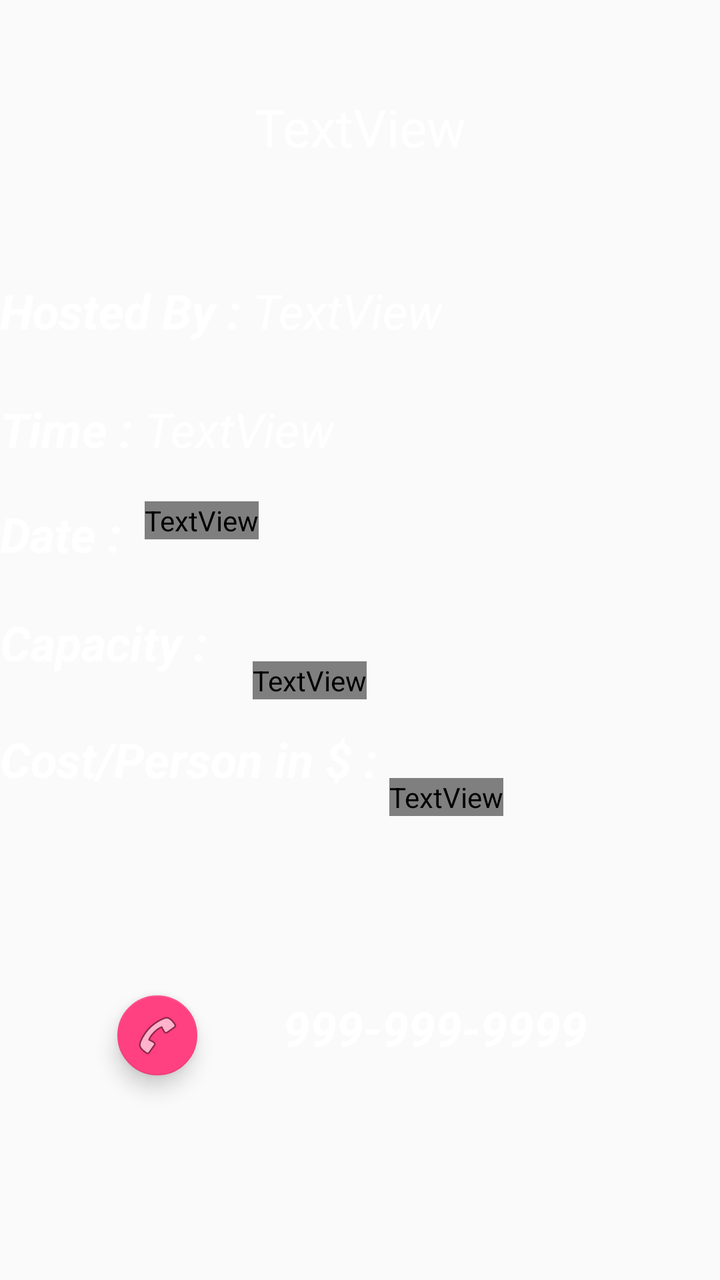
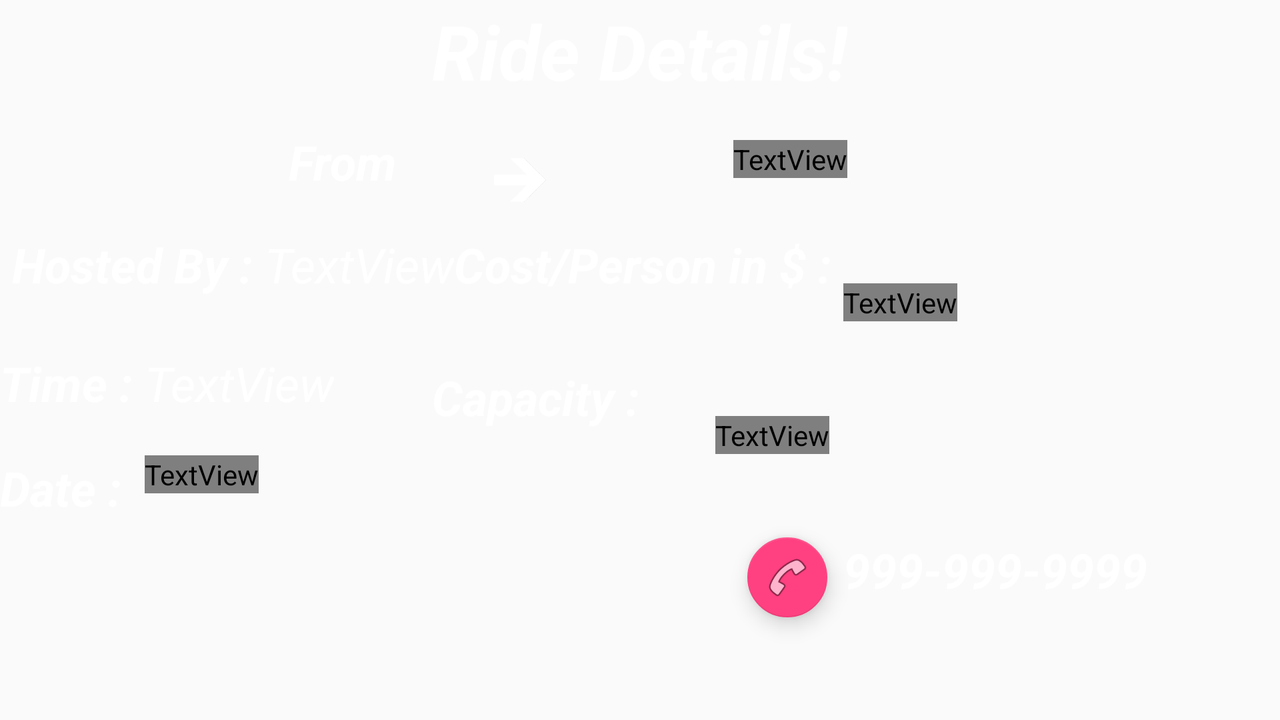

Two renders of one Android screen. The first uses the default layout on a phone; the second uses the alternative layout the repository ships for a different screen configuration, on a matching device. The two XML files are below.
<!-- AndroidManifest.xml: application theme AppTheme -->
<!-- res/layout/detail_layout.xml -->
<?xml version="1.0" encoding="utf-8"?>
<RelativeLayout xmlns:android="http://schemas.android.com/apk/res/android"
    xmlns:app="http://schemas.android.com/apk/res-auto"
    android:background="@drawable/black1_wallpaper"
    android:layout_width="match_parent" android:layout_height="match_parent">


    <TextView
        android:id="@+id/hostedby"
        android:layout_width="wrap_content"
        android:layout_height="wrap_content"
        android:layout_marginTop="139dp"
        android:fontFamily="sans-serif"
        android:text="Hosted By : "
        android:textAlignment="center"
        android:textColor="@android:color/white"
        android:textSize="24sp"
        android:textStyle="bold|italic"
        android:layout_alignParentTop="true"
        android:layout_alignParentStart="true" />

    <TextView
        android:id="@+id/date_header"
        android:layout_width="wrap_content"
        android:layout_height="wrap_content"
        android:layout_alignParentStart="true"
        android:layout_below="@+id/time_header"
        android:layout_marginTop="20dp"
        android:text="Date : "
        android:textColor="@android:color/background_light"
        android:textSize="24sp"
        android:textStyle="bold|italic" />

    <TextView
        android:id="@+id/time_header"
        android:layout_width="wrap_content"
        android:layout_height="wrap_content"
        android:layout_alignStart="@+id/date_header"
        android:layout_below="@+id/hostedby"
        android:layout_marginTop="27dp"
        android:text="Time : "
        android:textColor="@android:color/white"
        android:textSize="24sp"
        android:textStyle="bold|italic" />

    <TextView
        android:id="@+id/cost_header"
        android:layout_width="wrap_content"
        android:layout_height="wrap_content"
        android:layout_marginTop="26dp"
        android:text="Cost/Person in $ : "
        android:textColor="@android:color/background_light"
        android:textSize="24sp"
        android:textStyle="bold|italic"
        android:layout_below="@+id/capacity_header"
        android:layout_alignParentStart="true" />

    <TextView
        android:id="@+id/capacity_header"
        android:layout_width="wrap_content"

        android:layout_height="wrap_content"
        android:text="Capacity : "
        android:textColor="@android:color/background_light"
        android:textSize="24sp"
        android:textStyle="bold|italic"
        android:layout_below="@+id/date_header"
        android:layout_alignParentStart="true"
        android:layout_marginTop="22dp" />

    <TextView
        android:id="@+id/textView"
        android:layout_width="wrap_content"
        android:layout_height="wrap_content"
        android:layout_alignBaseline="@+id/hostedby"
        android:layout_alignBottom="@+id/hostedby"
        android:layout_toEndOf="@+id/hostedby"
        android:text="TextView"
        android:textColor="@android:color/white"
        android:textSize="24sp"
        android:textStyle="italic" />

    <TextView
        android:id="@+id/timedetail"
        android:layout_width="wrap_content"
        android:layout_height="wrap_content"
        android:layout_alignTop="@+id/time_header"
        android:layout_toEndOf="@+id/time_header"
        android:text="TextView"
        android:textColor="@android:color/white"
        android:textSize="24sp"
        android:textStyle="italic" />

    <TextView
        android:id="@+id/datedetail"
        android:layout_width="wrap_content"
        android:layout_height="wrap_content"
        android:layout_alignStart="@+id/timedetail"
        android:layout_alignTop="@+id/date_header"
        android:text="TextView"
        android:textColor="@color/authui_inputTextColor"
        android:textSize="24sp"
        android:textStyle="italic" />

    <TextView
        android:id="@+id/capacitydetail"
        android:layout_width="wrap_content"
        android:layout_height="wrap_content"
        android:text="TextView"
        android:textColor="@color/authui_inputTextColor"
        android:textSize="24sp"
        android:textStyle="italic"
        android:layout_alignBaseline="@+id/capacity_header"
        android:layout_alignBottom="@+id/capacity_header"
        android:layout_toEndOf="@+id/hostedby" />

    <TextView
        android:id="@+id/costdetail"
        android:layout_width="wrap_content"
        android:layout_height="wrap_content"
        android:layout_alignBaseline="@+id/cost_header"
        android:layout_alignBottom="@+id/cost_header"
        android:layout_toEndOf="@+id/cost_header"
        android:text="TextView"
        android:textColor="@color/authui_inputTextColor"
        android:textSize="24sp"
        android:textStyle="italic" />

    <android.support.design.widget.FloatingActionButton
        android:id="@+id/call_button"
        android:layout_width="50dp"
        android:layout_height="100dp"
        android:clickable="true"
        app:fabSize="mini"
        app:srcCompat="@android:drawable/ic_menu_call"
        android:layout_alignTop="@+id/number_header"
        android:layout_alignEnd="@+id/capacity_header"
        android:layout_marginEnd="11dp" />


    <TextView
        android:id="@+id/number_header"
        android:layout_width="200dp"
        android:layout_height="wrap_content"
        android:layout_alignParentBottom="true"
        android:layout_marginBottom="110dp"
        android:layout_marginStart="8dp"
        android:layout_toEndOf="@+id/capacity_header"
        android:layout_toLeftOf="@id/call_button"
        android:text="999-999-9999"
        android:textAlignment="center"
        android:textColor="@android:color/white"
        android:textSize="24sp"
        android:textStyle="bold|italic" />

    <TextView
        android:id="@+id/from_to_header"
        android:layout_width="match_parent"
        android:layout_height="wrap_content"
        android:layout_alignParentEnd="true"
        android:layout_alignParentTop="true"
        android:layout_marginTop="46dp"
        android:text="TextView"
        android:textAlignment="center"
        android:textColor="@android:color/white"
        android:textSize="26sp" />

</RelativeLayout>
<!-- resources referenced by this layout -->
<resources>
  <style name="AppTheme" parent="Theme.AppCompat.Light.NoActionBar">
          
          <item name="colorPrimary">@android:color/black</item>
          <item name="colorPrimaryDark">@color/colorPrimaryDark</item>
          <item name="colorAccent">@color/colorAccent</item>
          <item name="drawerArrowStyle">@style/DrawerArrowStyle</item>
      </style>
  <color name="colorPrimaryDark">#000000</color>
  <color name="colorAccent">#FF4081</color>
  <style name="DrawerArrowStyle" parent="@style/Widget.AppCompat.DrawerArrowToggle">
  
          <item name="color">@color/colorPrimaryDark</item>
      </style>
</resources>
<!-- res/layout-w600dp/detail_layout.xml (the author's variant of the layout above) -->
<!-- drawn on the phone turned sideways -->
<?xml version="1.0" encoding="utf-8"?>
<RelativeLayout xmlns:android="http://schemas.android.com/apk/res/android"
    xmlns:app="http://schemas.android.com/apk/res-auto"
    android:background="@drawable/black1_wallpaper"
    android:layout_width="match_parent" android:layout_height="match_parent">


    <TextView
        android:id="@+id/hostedby"
        android:layout_width="wrap_content"
        android:layout_height="wrap_content"
        android:fontFamily="sans-serif"
        android:text="Hosted By : "
        android:textAlignment="center"
        android:textColor="@android:color/white"
        android:textSize="24sp"
        android:textStyle="bold|italic"
        android:layout_marginStart="6dp"
        android:layout_below="@+id/from"
        android:layout_alignParentStart="true"
        android:layout_marginTop="19dp" />

    <TextView
        android:id="@+id/date_header"
        android:layout_width="wrap_content"
        android:layout_height="wrap_content"
        android:layout_alignParentStart="true"
        android:layout_below="@+id/time_header"
        android:layout_marginTop="20dp"
        android:text="Date : "
        android:textColor="@android:color/background_light"
        android:textSize="24sp"
        android:textStyle="bold|italic" />

    <TextView
        android:id="@+id/time_header"
        android:layout_width="wrap_content"
        android:layout_height="wrap_content"
        android:layout_alignStart="@+id/date_header"
        android:layout_below="@+id/hostedby"
        android:layout_marginTop="27dp"
        android:text="Time : "
        android:textColor="@android:color/white"
        android:textSize="24sp"
        android:textStyle="bold|italic" />

    <TextView
        android:id="@+id/cost_header"
        android:layout_width="wrap_content"
        android:layout_height="wrap_content"
        android:text="Cost/Person in $ : "
        android:textColor="@android:color/background_light"
        android:textSize="24sp"
        android:textStyle="bold|italic"
        android:layout_marginStart="11dp"
        android:layout_below="@+id/whitearrow"
        android:layout_alignStart="@+id/capacity_header" />

    <TextView
        android:id="@+id/capacity_header"
        android:layout_width="wrap_content"

        android:layout_height="wrap_content"
        android:text="Capacity : "
        android:textColor="@android:color/background_light"
        android:textSize="24sp"
        android:textStyle="bold|italic"
        android:layout_alignTop="@+id/timedetail"
        android:layout_alignStart="@+id/ride_details_detail"
        android:layout_marginTop="7dp" />

    <TextView
        android:id="@+id/textView"
        android:layout_width="wrap_content"
        android:layout_height="wrap_content"
        android:layout_alignBaseline="@+id/hostedby"
        android:layout_alignBottom="@+id/hostedby"
        android:layout_toEndOf="@+id/hostedby"
        android:text="TextView"
        android:textColor="@android:color/white"
        android:textSize="24sp"
        android:textStyle="italic" />

    <TextView
        android:id="@+id/timedetail"
        android:layout_width="wrap_content"
        android:layout_height="wrap_content"
        android:layout_alignTop="@+id/time_header"
        android:layout_toEndOf="@+id/time_header"
        android:text="TextView"
        android:textColor="@android:color/white"
        android:textSize="24sp"
        android:textStyle="italic" />

    <TextView
        android:id="@+id/datedetail"
        android:layout_width="wrap_content"
        android:layout_height="wrap_content"
        android:layout_alignStart="@+id/timedetail"
        android:layout_alignTop="@+id/date_header"
        android:text="TextView"
        android:textColor="@color/authui_inputTextColor"
        android:textSize="24sp"
        android:textStyle="italic" />

    <TextView
        android:id="@+id/capacitydetail"
        android:layout_width="wrap_content"
        android:layout_height="wrap_content"
        android:text="TextView"
        android:textColor="@color/authui_inputTextColor"
        android:textSize="24sp"
        android:textStyle="italic"
        android:layout_marginStart="32dp"
        android:layout_alignBaseline="@+id/capacity_header"
        android:layout_alignBottom="@+id/capacity_header"
        android:layout_toEndOf="@+id/capacity_header" />

    <TextView
        android:id="@+id/costdetail"
        android:layout_width="wrap_content"
        android:layout_height="wrap_content"
        android:layout_alignBaseline="@+id/cost_header"
        android:layout_alignBottom="@+id/cost_header"
        android:layout_toEndOf="@+id/cost_header"
        android:text="TextView"
        android:textColor="@color/authui_inputTextColor"
        android:textSize="24sp"
        android:textStyle="italic" />

    <TextView
        android:id="@+id/from"
        android:layout_width="wrap_content"
        android:layout_height="wrap_content"
        android:layout_marginTop="14dp"
        android:text="From"
        android:textColor="@android:color/white"
        android:textSize="24sp"
        android:textStyle="bold|italic"
        android:layout_marginStart="12dp"
        android:layout_below="@+id/ride_details_detail"
        android:layout_toEndOf="@+id/hostedby" />

    <android.support.design.widget.FloatingActionButton
        android:id="@+id/call_button"
        android:layout_width="wrap_content"
        android:layout_height="wrap_content"
        android:clickable="true"
        app:fabSize="mini"
        app:srcCompat="@android:drawable/ic_menu_call"
        android:layout_alignTop="@+id/number_header"
        android:layout_alignEnd="@+id/totextd"
        android:layout_marginEnd="10dp" />


    <TextView
        android:id="@+id/number_header"
        android:layout_width="wrap_content"
        android:layout_height="wrap_content"
        android:text="999-999-9999"
        android:textColor="@android:color/white"
        android:textSize="24sp"
        android:textStyle="bold|italic"
        android:layout_marginTop="22dp"
        android:layout_below="@+id/datedetail"
        android:layout_toEndOf="@+id/cost_header" />

    <TextView
        android:id="@+id/ride_details_detail"
        android:layout_width="wrap_content"
        android:layout_height="wrap_content"
        android:fontFamily="sans-serif"
        android:text="Ride Details!"
        android:textAlignment="center"
        android:textColor="@android:color/background_light"
        android:textSize="38sp"
        android:textStyle="bold|italic"
        android:layout_alignParentTop="true"
        android:layout_centerHorizontal="true" />

    <TextView
        android:id="@+id/totextd"
        android:layout_width="wrap_content"
        android:layout_height="wrap_content"
        android:layout_alignEnd="@+id/ride_details_detail"
        android:layout_alignTop="@+id/whitearrow"
        android:text="To"
        android:textColor="@color/authui_inputTextColor"
        android:textSize="24sp"
        android:textStyle="bold|italic" />

    <ImageView
        android:id="@+id/whitearrow"
        android:layout_width="40dp"
        android:layout_height="40dp"
        app:srcCompat="@drawable/whiteicon"
        android:layout_above="@+id/textView"
        android:layout_alignStart="@+id/cost_header"
        android:layout_marginStart="13dp"
        android:layout_marginBottom="6dp" />

</RelativeLayout>
<!-- resources referenced by the variant -->
<!-- as the phone turned sideways resolves them -->
<resources>
  <!-- drawable whiteicon: png bitmap (drawable, 24381 bytes) -->
  <style name="AppTheme" parent="Theme.AppCompat.Light.NoActionBar">
          
          <item name="colorPrimary">@android:color/black</item>
          <item name="colorPrimaryDark">@color/colorPrimaryDark</item>
          <item name="colorAccent">@color/colorAccent</item>
          <item name="drawerArrowStyle">@style/DrawerArrowStyle</item>
      </style>
  <color name="colorPrimaryDark">#000000</color>
  <color name="colorAccent">#FF4081</color>
  <style name="DrawerArrowStyle" parent="@style/Widget.AppCompat.DrawerArrowToggle">
  
          <item name="color">@color/colorPrimaryDark</item>
      </style>
</resources>
